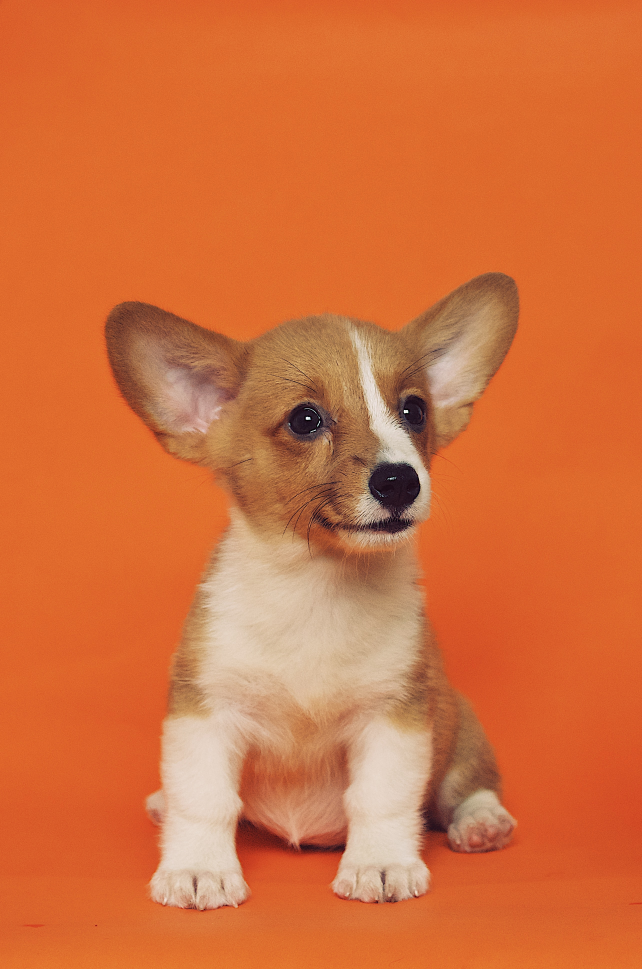
#> input picture OpenCV/dev/OpenCV/Photos/dog1.jpg, 2568 x 3876 px, found by its file name (shown at 1/4 size)
$ python thresh.py
#> lines starting #> are read from the running program, lines starting #| are printed output that depends on the picture; after the words box and inside, x2 and y2 are one past the last pixel; in counts of white or black regions, pixels touching at a corner belong together
import cv2 as cv
import numpy as np


def rescaleFrame(frame, scale=0.25):
    width = int(frame.shape[1] * scale)
    height = int(frame.shape[0] * scale)

    dimensions = (width, height)

    return cv.resize(frame, dimensions, interpolation=cv.INTER_AREA)

img = cv.imread('OpenCV/dev/OpenCV/Photos/dog1.jpg')
#> img is the input picture: shape (3876, 2568, 3); mean B, G, R 61.6, 111.9, 210.9
cv.imshow('Dog', rescaleFrame(img))

gray = cv.cvtColor(img, cv.COLOR_BGR2GRAY)
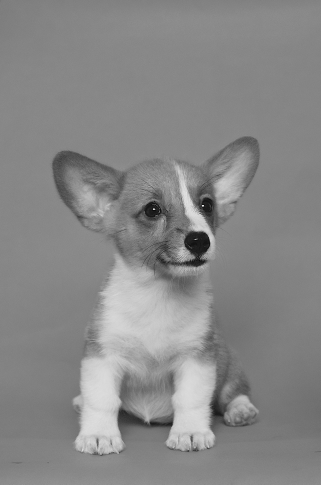
#> gray: shape (3876, 2568) (shown at 1/8 size); min 0, max 255, mean 135.8
cv.imshow('Gray', rescaleFrame(gray))

# Simple Thresholding
threshold, thresh = cv.threshold(gray, 150, 255, cv.THRESH_BINARY)
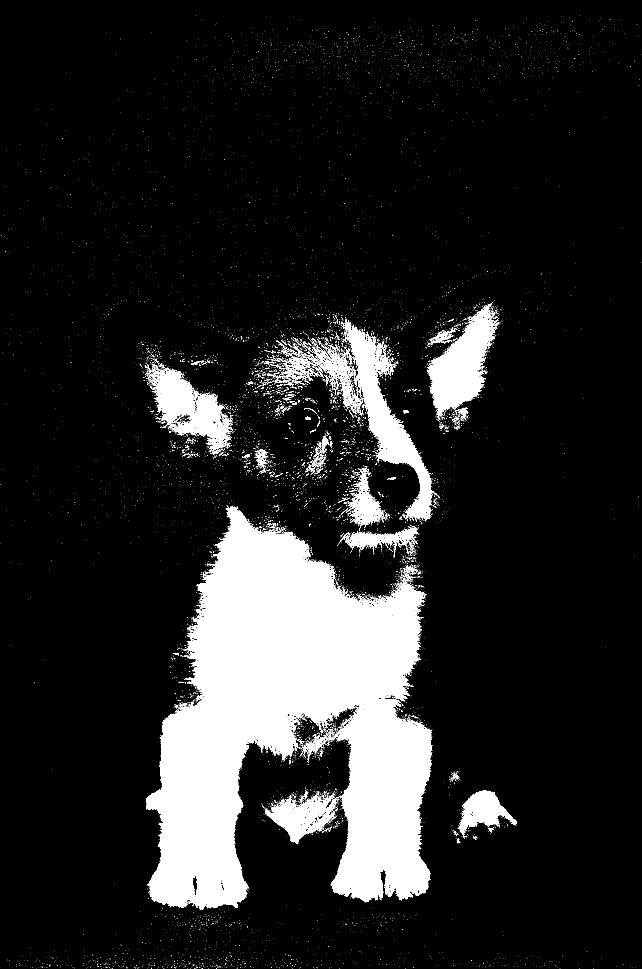
#> thresh: shape (3876, 2568) (shown at 1/4 size); 13% white; 11918 white regions (11378 under 20 px), largest, box (x1, y1, x2, y2) and area: (584, 2026, 1728, 3640) 1012675, (1378, 1276, 1737, 2084) 62964, (1710, 1221, 1973, 1658) 53825
cv.imshow('Simple Thresholding', rescaleFrame(thresh))
#> call 3 of rescaleFrame, with scale = 0.25
#> in rescaleFrame (call 3), `return cv.resize(frame, dimensions, interpolation=cv.INTER_AREA)`:
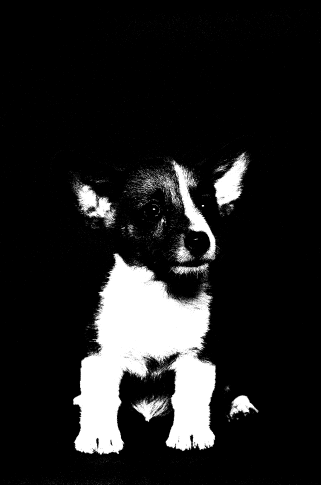
#> returned value: shape (969, 642) (shown at 1/2 size); min 0, max 255, mean 33.2

# Simple Thresholding (Inverse)
threshold, thresh_inv = cv.threshold(gray, 150, 255, cv.THRESH_BINARY_INV)
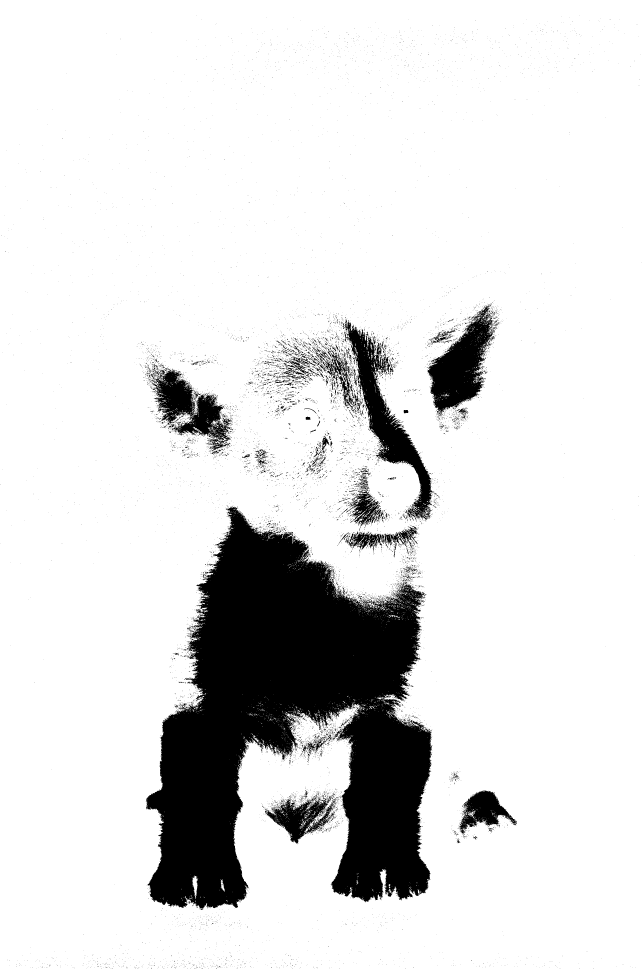
#> thresh_inv: shape (3876, 2568) (shown at 1/4 size); 87% white; 11918 black regions (11378 under 20 px), largest, box (x1, y1, x2, y2) and area: (584, 2026, 1728, 3640) 1012675, (1378, 1276, 1737, 2084) 62964, (1710, 1221, 1973, 1658) 53825
cv.imshow('Thresholding Inverse', rescaleFrame(thresh_inv))
#> call 4 of rescaleFrame, with scale = 0.25
#> in rescaleFrame (call 4), `return cv.resize(frame, dimensions, interpolation=cv.INTER_AREA)`:
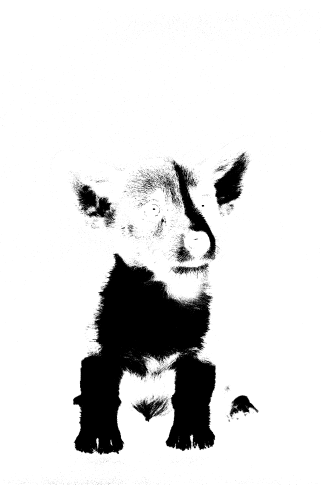
#> returned value: shape (969, 642) (shown at 1/2 size); min 0, max 255, mean 221.8

# Adaptive Thresholding
adaptive_thresh = cv.adaptiveThreshold(gray, 255, cv.ADAPTIVE_THRESH_GAUSSIAN_C, cv.THRESH_BINARY, 11, 3)
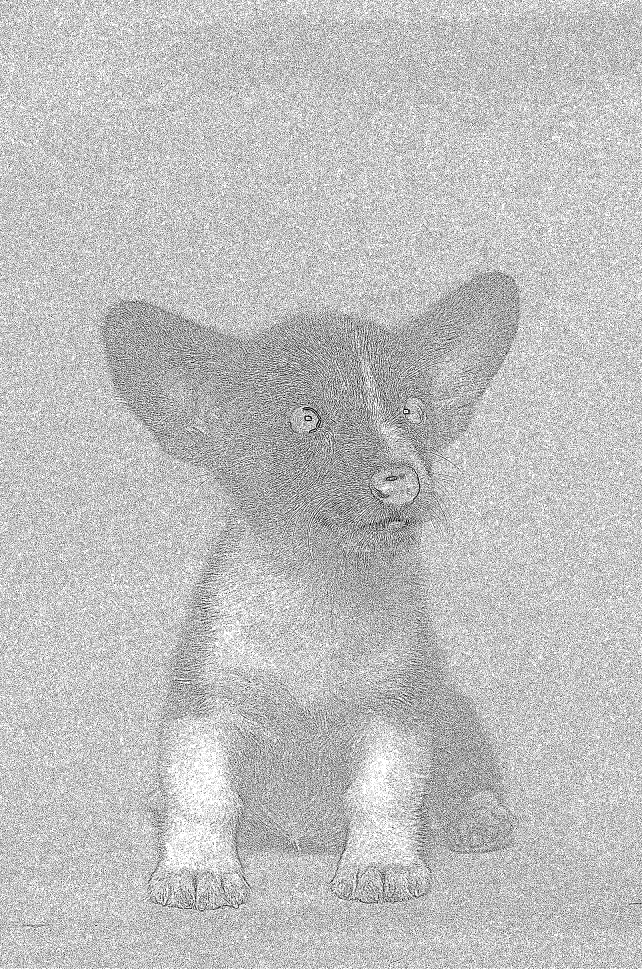
#> adaptive_thresh: shape (3876, 2568) (shown at 1/4 size); 75.2% white; black in thin lines or dots
cv.imshow('Adaptive Thresholding', rescaleFrame(adaptive_thresh))
#> in rescaleFrame (call 5), `return cv.resize(frame, dimensions, interpolation=cv.INTER_AREA)`:
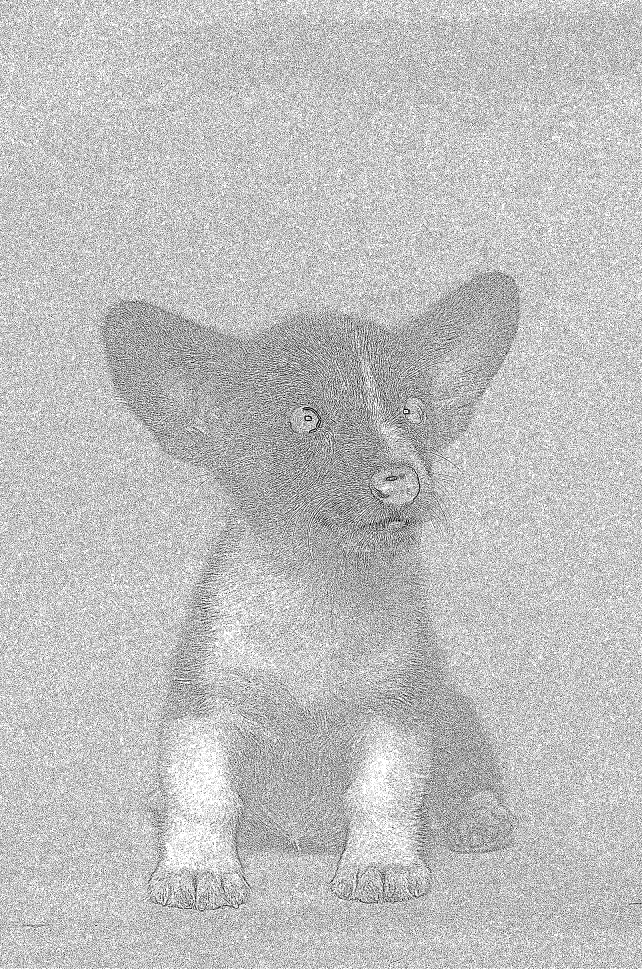
#> returned value: shape (969, 642); min 0, max 255, mean 191.5

cv.waitKey(0)

$ run again, with OpenCV/dev/OpenCV/Photos/dog2.jpg copied over OpenCV/dev/OpenCV/Photos/dog1.jpg
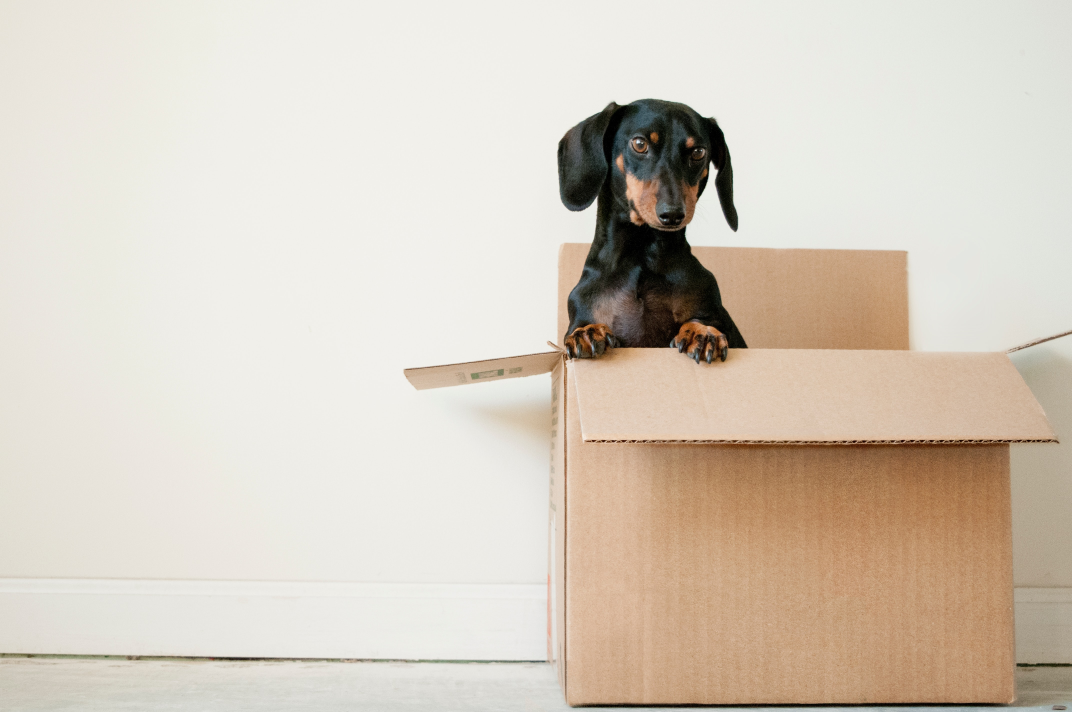
#> input picture OpenCV/dev/OpenCV/Photos/dog2.jpg, 4288 x 2848 px, found by its file name (shown at 1/4 size)
#> img is the input picture: shape (2848, 4288, 3); mean B, G, R 191.3, 204.3, 214.2
#> `threshold, thresh = cv.threshold(gray, 150, 255, cv.THRESH_BINARY)`:
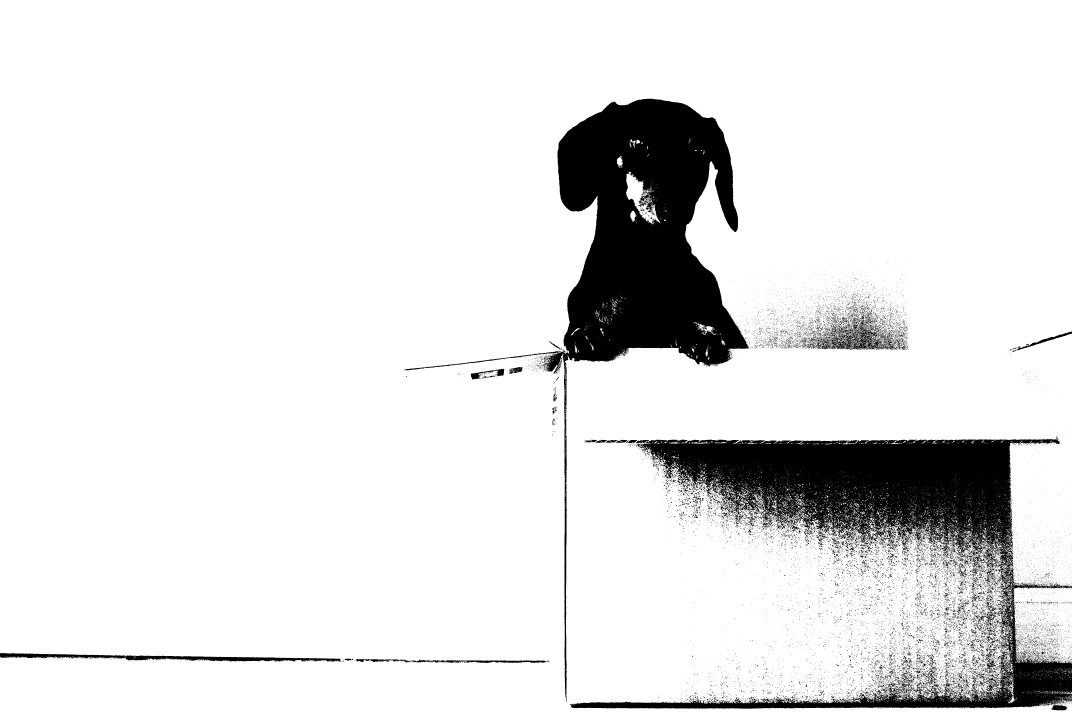
#> thresh: shape (2848, 4288) (shown at 1/4 size); 89.6% white; 19312 black regions (18454 under 20 px), largest, box (x1, y1, x2, y2) and area: (2170, 394, 2997, 2807) 572873, (2280, 1752, 4288, 2843) 552174, (0, 2612, 1363, 2648) 17699
#> adaptive_thresh: shape (2848, 4288); 88.7% white; black in thin lines or dots
#> in rescaleFrame (call 5), `return cv.resize(frame, dimensions, interpolation=cv.INTER_AREA)`:
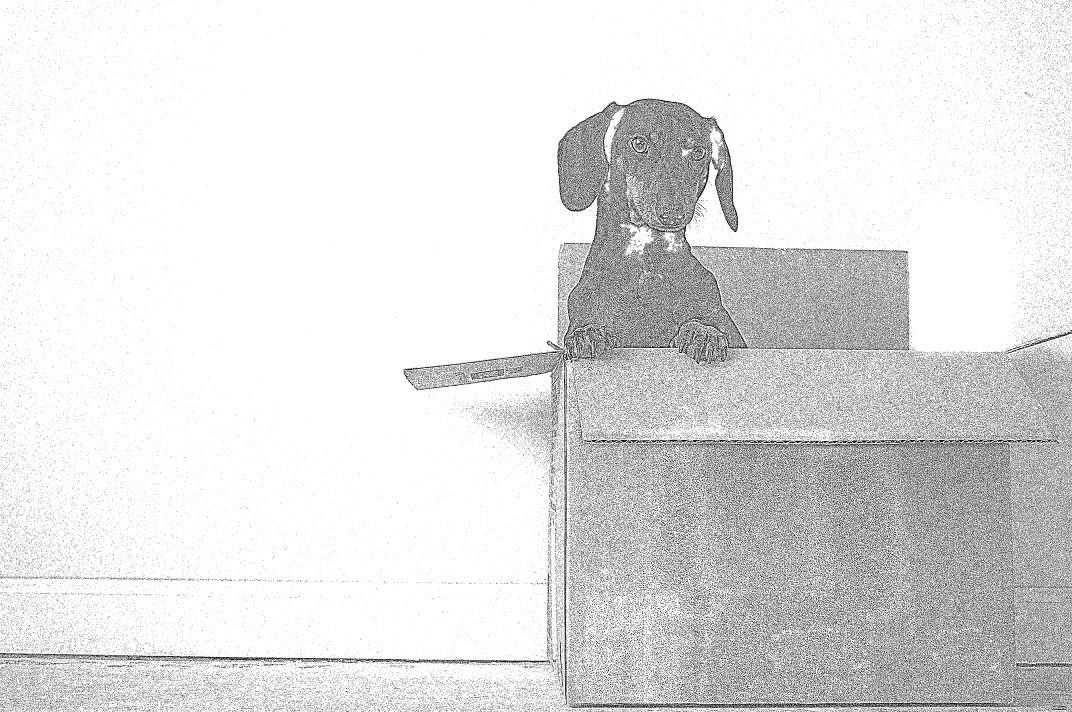
#> returned value: shape (712, 1072); min 0, max 255, mean 226.1
